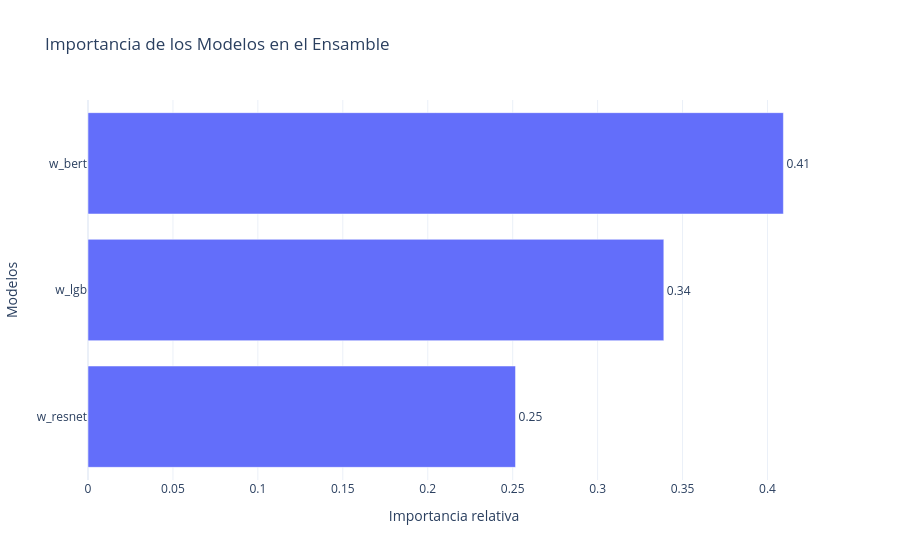

Notebook code for this chart:
### Code cell
evaluator = MeanDecreaseImpurityImportanceEvaluator(seed=24)

# Generar el gráfico de importancia de los modelos en el ensamble
fig = plot_param_importances(study_blend, evaluator=evaluator)

fig.update_layout(
    title="Importancia de los Modelos en el Ensamble",
    xaxis_title="Importancia relativa",
    yaxis_title="Modelos",
    template="plotly_white"
)

fig.show()

### Figure 1 — Plotly figure (JSON) as saved in the notebook; plotly's stock layout.template omitted (floating-point values rounded to 4 significant figures)
{"data": [{"cliponaxis": false, "hovertemplate": ["w_resnet (FloatDistribution): 0.25167512858952806<extra></extra>", "w_lgb (FloatDistribution): 0.33896451013296924<extra></extra>", "w_bert (FloatDistribution): 0.4093603612775027<extra></extra>"], "name": "Objective Value", "orientation": "h", "text": ["0.25", "0.34", "0.41"], "textposition": "outside", "type": "bar", "x": [0.2517, 0.339, 0.4094], "y": ["w_resnet", "w_lgb", "w_bert"]}], "layout": {"title": {"text": "Importancia de los Modelos en el Ensamble"}, "xaxis": {"title": {"text": "Importancia relativa"}}, "yaxis": {"title": {"text": "Modelos"}}}}
